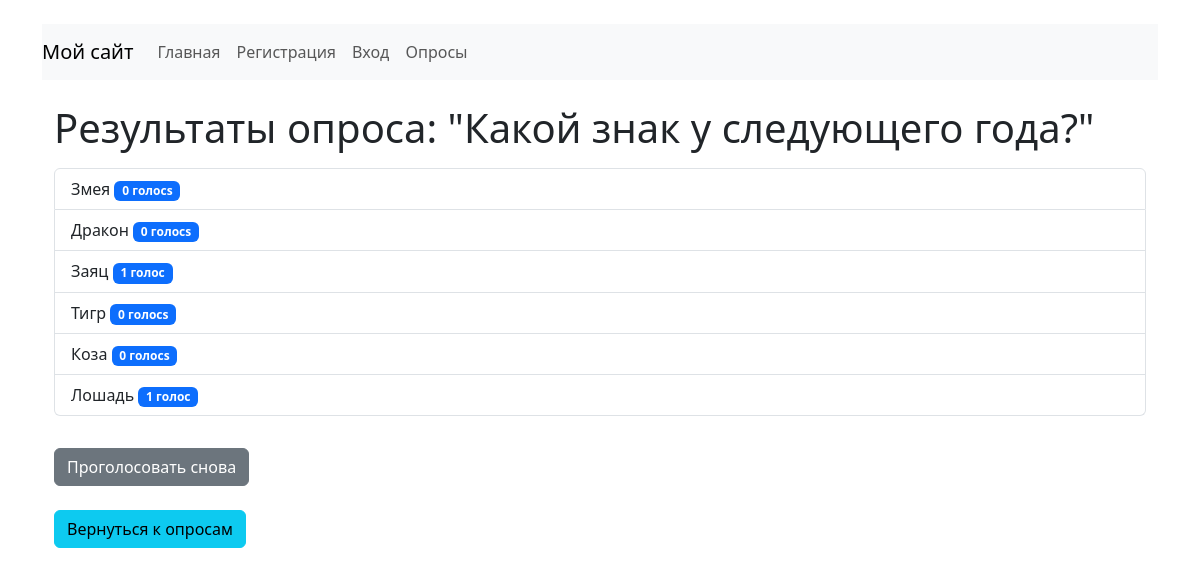
Screenshot of /polls/3/results/ with the database file from the repository.
### polls/models.py (models this page shows, shortened)
class Question(models.Model):
    question_text = models.CharField(max_length=200)
    pub_date = models.DateTimeField("date published")

class Choice(models.Model):
    question = models.ForeignKey(Question, on_delete=models.CASCADE)
    choice_text = models.CharField(max_length=200)
    votes = models.IntegerField(default=0)

### polls/views.py (the view)
# urls.py: path("<int:pk>/results/", views.ResultsView.as_view(), name="results"),
class ResultsView(generic.DetailView):
    model = Question
    template_name = "polls/results.html"

### polls/templates/polls/results.html
{% extends 'base.html' %}
{% block content %}
    <div class="container mt-4">
        <h1>Результаты опроса: "{{ question.question_text }}"</h1>
        <ul class="list-group mt-3">
            {% for choice in question.choice_set.all %}
                <li class="list-group-item">
                    {{ choice.choice_text }}
                    <span class="badge bg-primary">{{ choice.votes }} голос{{ choice.votes|pluralize }}</span>
                </li>
            {% endfor %}
        </ul>
        <div class="mt-4">
            <a href="{% url 'polls:detail' question.id %}" class="btn btn-secondary mt-2">Проголосовать снова</a>
        </div>
        <div class="mt-4">
            <a href="{% url 'polls:index' %}" class="btn btn-info">Вернуться к опросам</a>
        </div>
    </div>
{% endblock %}

### rows the page displays
Question: question_text "Какой знак у следующего года?"
Choice: choice_text "Змея", votes "0"
Choice: choice_text "Дракон", votes "0"
Choice: choice_text "Заяц", votes "1"
Choice: choice_text "Тигр", votes "0"
Choice: choice_text "Коза", votes "0"
Choice: choice_text "Лошадь", votes "1"
